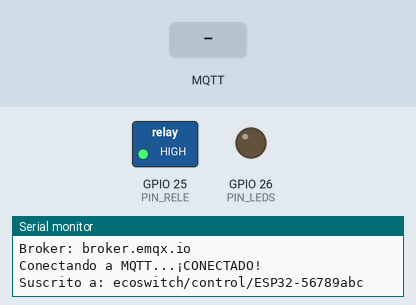
Recording of a program running on a simulated ESP32. Parts: switched loads named in the program (green lamp = pin HIGH), output pins drawn as LEDs (lit = HIGH), the last lines printed to the serial monitor. The test bench sets the inputs (shaded band). WiFi joins after 1.5 s; servers stay silent unless stated; no MQTT or app messages arrive unless stated.

Above: at 2.7 s.
2.8 s: MQTT message "on" arrives on the first subscribed topic
At 3.4 s:
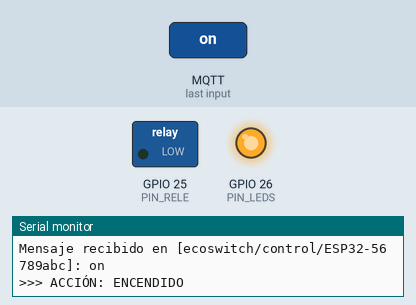
4.3 s: MQTT message "off" arrives on the first subscribed topic
At 5.7 s:
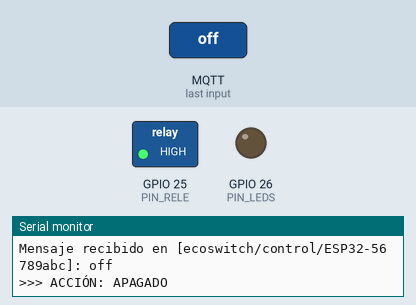
Timing chart, 0 to 7.3 s (numbered marks = the images above; inputs shaded):
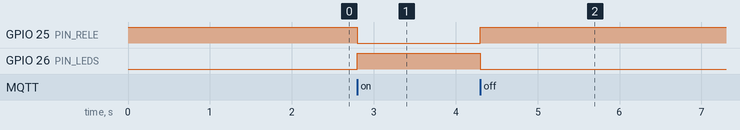

Measured:
- after the input at 2.8 s, GPIO 25 (PIN_RELE): HIGH → LOW at once; GPIO 26 (PIN_LEDS): LOW → HIGH at once
- after the input at 4.3 s, GPIO 25 (PIN_RELE): LOW → HIGH at once; GPIO 26 (PIN_LEDS): HIGH → LOW at once

The program:

main.cpp
```cpp
#include <WiFiManager.h>
#include <PubSubClient.h>
#include <Preferences.h>
#include <ArduinoJson.h>

Preferences prefs;
WiFiClient espClient;
PubSubClient client(espClient);

#define PIN_RELE 25
#define PIN_LEDS 26

const char* mqtt_server = "broker.emqx.io";
String miClientId;

void callback(char* topic, byte* payload, unsigned int length) {
    String message = "";
    for (unsigned int i = 0; i < length; i++) message += (char)payload[i];

    Serial.print("Mensaje recibido en [");
    Serial.print(topic);
    Serial.print("]: ");
    Serial.println(message);

    if (message == "on") {
        digitalWrite(PIN_RELE, LOW);
        digitalWrite(PIN_LEDS, HIGH);
        Serial.println(">>> ACCIÓN: ENCENDIDO");
    }
    else if (message == "off") {
        digitalWrite(PIN_RELE, HIGH);
        digitalWrite(PIN_LEDS, LOW);
        Serial.println(">>> ACCIÓN: APAGADO");
    }
}

void setup() {
    Serial.begin(115200);
    pinMode(PIN_RELE, OUTPUT);
    pinMode(PIN_LEDS, OUTPUT);

    digitalWrite(PIN_RELE, HIGH);
    digitalWrite(PIN_LEDS, LOW);

    miClientId = "ESP32-" + String((uint32_t)ESP.getEfuseMac(), HEX);

    WiFiManager wm;
    if (!wm.autoConnect("EcoSwitch_Setup")) ESP.restart();

    Serial.println("ID del Cliente: " + miClientId);
    Serial.println("Broker: " + String(mqtt_server));

    client.setServer(mqtt_server, 1883);
    client.setCallback(callback);
}

void loop() {
    if (!client.connected()) {
        Serial.print("Conectando a MQTT...");
        if (client.connect(miClientId.c_str())) {
            Serial.println("¡CONECTADO!");
            String topicEscucha = "ecoswitch/control/" + miClientId;
            client.subscribe(topicEscucha.c_str());
            Serial.println("Suscrito a: " + topicEscucha);
        } else {
            Serial.print("Fallo, rc=");
            Serial.print(client.state());
            Serial.println(" reintentando en 5s");
            delay(5000);
        }
    }
    client.loop();
}
```
